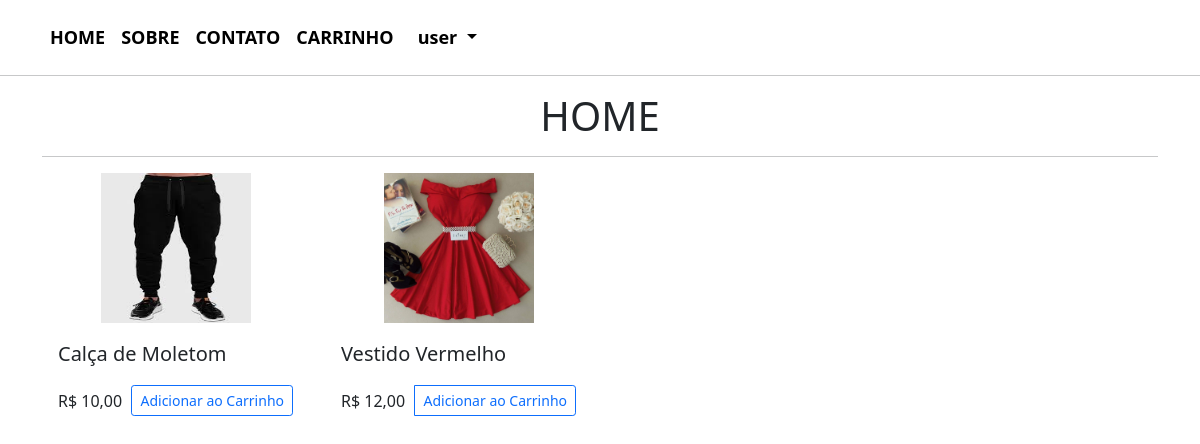
Screenshot of / (signed in) with the database file from the repository.
### lojaapp/models.py (models this page shows, shortened)
class Produto(models.Model):
    titulo = models.CharField(max_length=255)
    categoria = models.ForeignKey(Categoria, on_delete=models.CASCADE)
    criado_em = models.DateTimeField(auto_now_add=True)
    descricao = models.TextField(blank=True)
    imagem = models.ImageField(upload_to="imagens/")
    slug = models.SlugField(max_length=128)
    preco = models.DecimalField(max_digits=9,decimal_places=2)
    class Meta:
        verbose_name_plural = "Produtos"
        ordering = ("-criado_em",)
    def format_preco(self):
        return "R$ " + str(self.preco).replace(".",",")

### lojaapp/views.py (the view, shortened to what this page needs)
# urls.py: 2. Add a URL to urlpatterns:  path('', Home.as_view(), name='home')
def Home(request):
    if request.method == "GET":
        produtos = Produto.objects.all()
        resp = render(request, "home.html",{"produtos": produtos} )
        print(resp)
        return render(request, "home.html",{"produtos": produtos} )

### templates/home.html (shortened to what this page needs)
{% extends './base.html' %}
{% load static %}
{% block content%}
<div class="container">
  <h1 class = "text-center">HOME</h1>
  <hr>
    <div class="row row-cols-1 row-cols-sm-2 row-cols-md-4 g-3">
      {% for produto in produtos %}
        <div class="col">
        <div style="height:150px; width:150px; display: block; margin-left: auto; margin-right: auto;">
          <img style="height:100%; width:100%; display: block; margin-left: auto; margin-right: auto;"  src="{{produto.imagem.url}}"></img>
        </div>
        <div class="card-body">
          <span class="fs-5 fw-semibold">{{produto.titulo}}</span>
          <div class="d-flex justify-content-between align-items-center mt-3">
              <span id="preco_{{produto.id}}" class="font-weight-bold">{{produto.format_preco}}</span>
              <div class="btn-group" style = "margin-right: 0">
                  <form action="" method="POST">
                  <button name="produto" type="submit" value="{{produto.id}}" class="btn btn-sm btn-outline-primary">Adicionar ao Carrinho</button>
              </div>
          </div>
        </div>
      </div>
      {% endfor %}
{% endblock %}

### templates/base.html (shortened to what this page needs)
{% load static %}
{% load widget_tweaks %}
<!DOCTYPE html>
<html>
<head>
    <link href="https://cdn.jsdelivr.net/npm/bootstrap@5.0.0-beta1/dist/css/bootstrap.min.css" rel="stylesheet">
</head>
<body>
    <header>
        {% if user.is_authenticated %}
            <div class="container d-flex flex-row bd-highlight mt-3">
                <a href="/" class="p-2 bd-highlight" style="text-decoration: none; color: black; font-size: large;"> <b>HOME</b> </a>
                <a href="/sobre/" class="p-2 bd-highlight" style="text-decoration: none; color: black; font-size: large;"><b>SOBRE</b></a>
                <a href="/contato/" class="p-2 bd-highlight" style="text-decoration: none; color: black; font-size: large;"><b>CONTATO</b></a>
                <a href="/cart" class="p-2 bd-highlight" style="text-decoration: none; color: black; font-size: large;"><b>CARRINHO</b></a>
                <li class="nav-item dropdown d-flex justify-content-end" >
                    <a class="nav-link dropdown-toggle" href="#" id="navbarDropdown" role="button"
                    data-bs-toggle="dropdown" aria-expanded="false" style="text-decoration: none; color: black; font-size: large;">
                        <b>{{ user.get_username }}</b>
                    </a>
                </li>
            </div>
        {% else %}
            <li class="me-auto nav-item">
                <a class="nav-link" href="/accounts/login">Login</a>
            </li>
        {% endif %}
        <hr>
    </header>
    <div id="content">{% block content %} {% endblock %}</div>
</body>
</html>

### rows the page displays
Produto: imagem (picture), titulo "Calça de Moletom", format_preco "R$ 10,00", {{ produto.id }} 2 (drawn)
Produto: imagem (picture), titulo "Vestido Vermelho", format_preco "R$ 12,00", {{ produto.id }} 1 (drawn)

### other values shown
{{ user.get_username }} "user"
